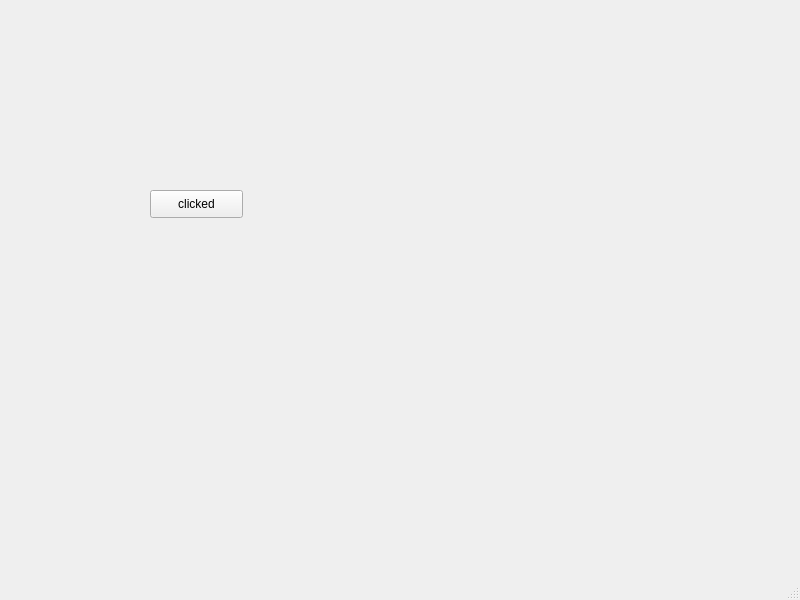
<?xml version="1.0" encoding="UTF-8"?>
<ui version="4.0">
 <class>secondwindow</class>
 <widget class="QMainWindow" name="secondwindow">
  <property name="geometry">
   <rect>
    <x>0</x>
    <y>0</y>
    <width>800</width>
    <height>600</height>
   </rect>
  </property>
  <property name="windowTitle">
   <string>MainWindow</string>
  </property>
  <widget class="QWidget" name="centralwidget">
   <widget class="QPushButton" name="pushButton">
    <property name="geometry">
     <rect>
      <x>150</x>
      <y>190</y>
      <width>93</width>
      <height>28</height>
     </rect>
    </property>
    <property name="text">
     <string>clicked</string>
    </property>
   </widget>
  </widget>
  <widget class="QMenuBar" name="menubar">
   <property name="geometry">
    <rect>
     <x>0</x>
     <y>0</y>
     <width>800</width>
     <height>26</height>
    </rect>
   </property>
  </widget>
  <widget class="QStatusBar" name="statusbar"/>
 </widget>
 <resources/>
 <connections/>
</ui>
